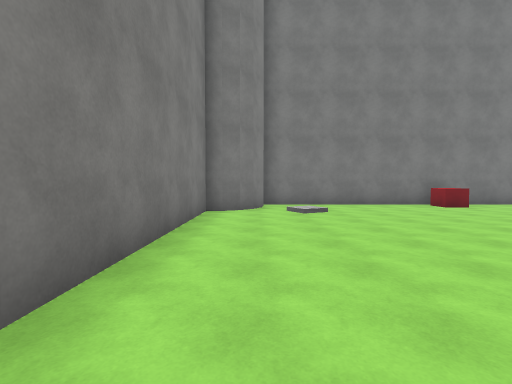
view 1 (above)

16 first-person views from a walk through a Unity game level. The camera is 1.5 m above the floor, tilts 2° down and sees 85° across. The floor is counted in squares, 2 m on a side. Each view is taken from the middle of a square. On the plan, view 1 faces up. The plan holds only what a view shows up to about 10 squares ahead; the rest is blank. Surface patterns are stand-ins for the level's own textures.

view 2
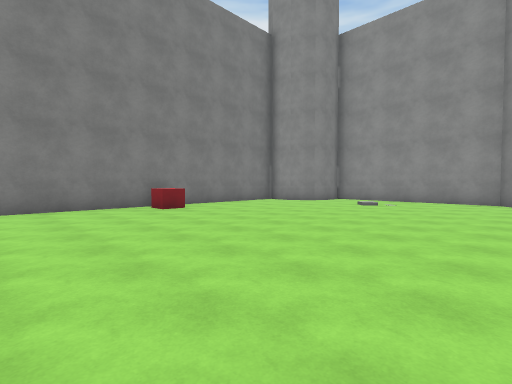

view 3
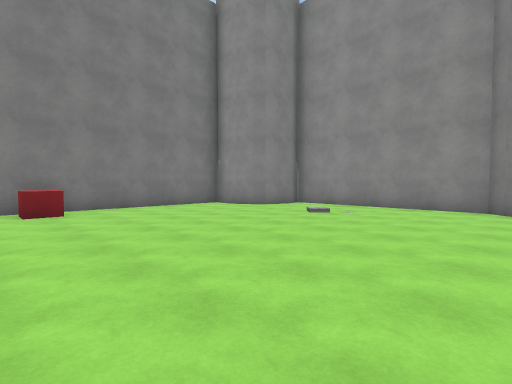

view 4
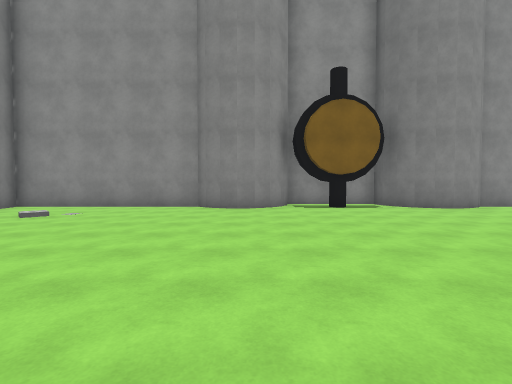

view 5
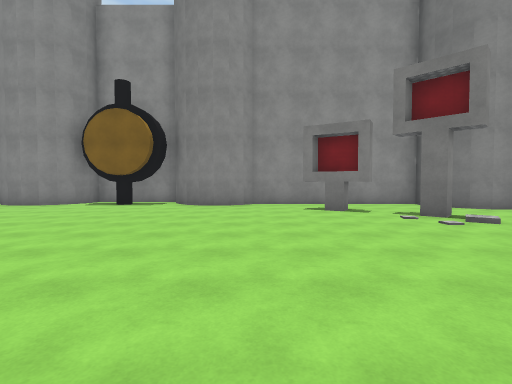

view 6
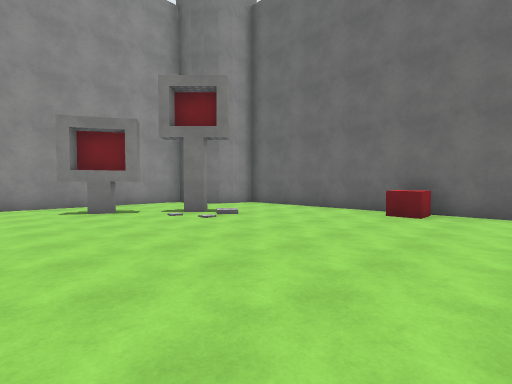

view 7
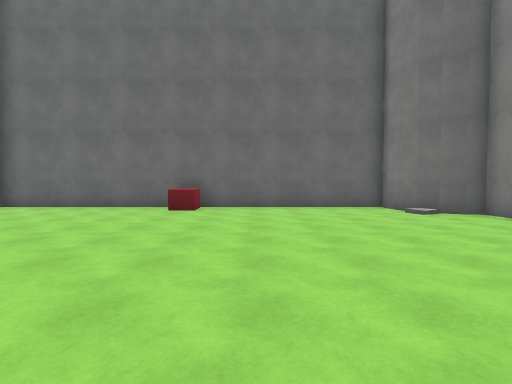

view 8
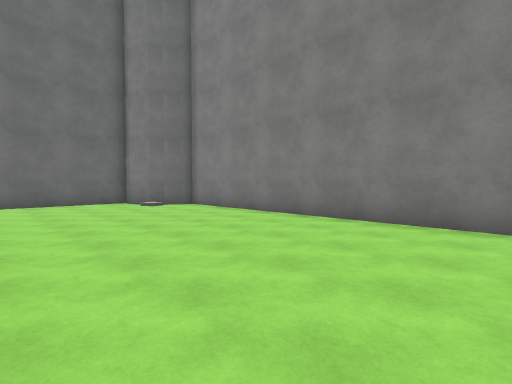

view 9
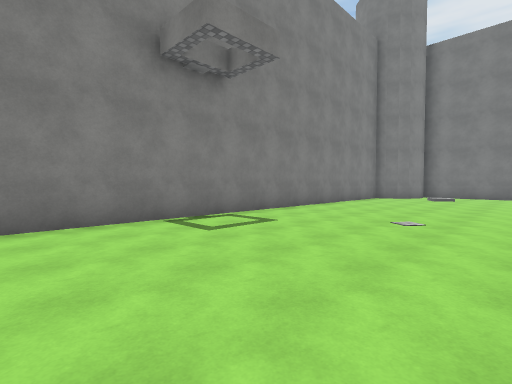

view 10
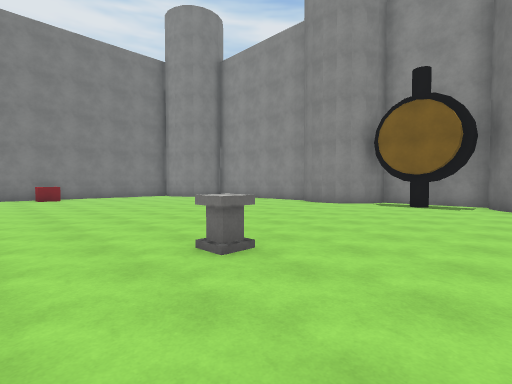

view 11
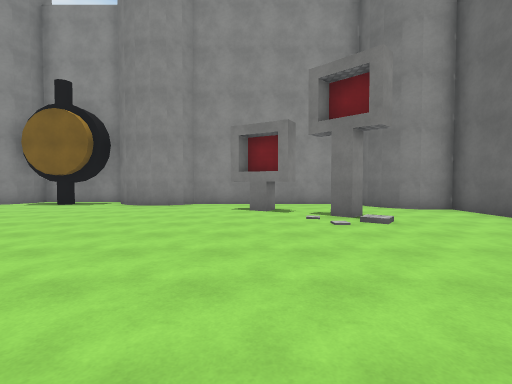

view 12
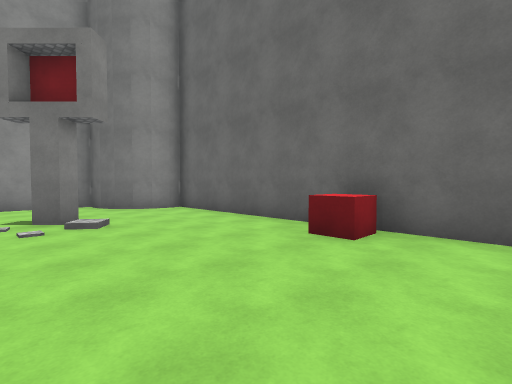

view 13
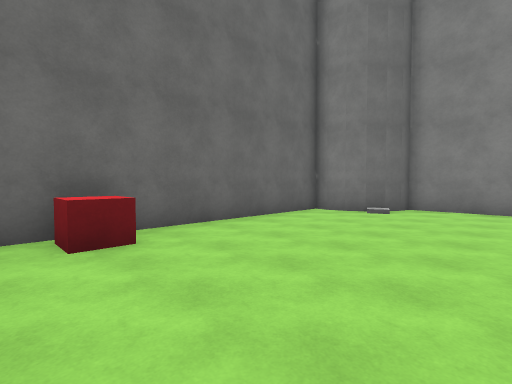

view 14
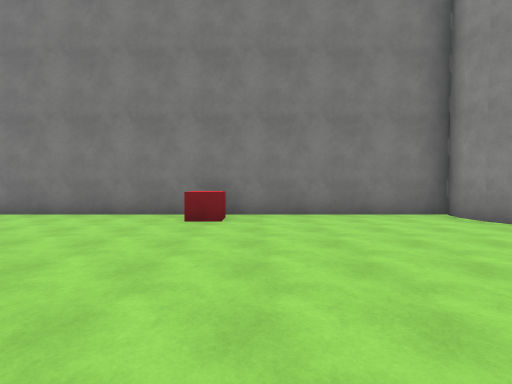

view 15
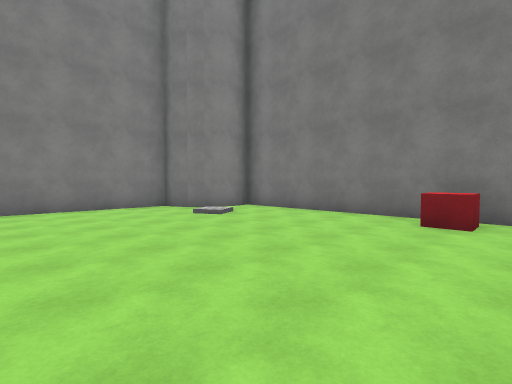

view 16
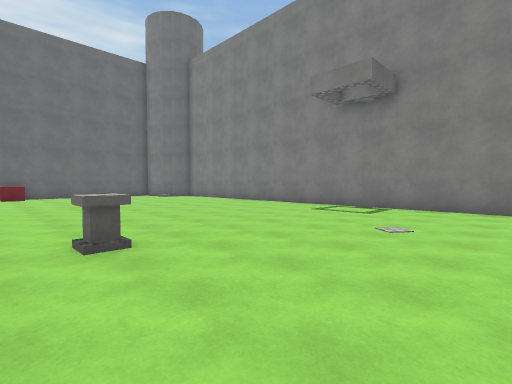

### Floor plan
Points are (right, up) in squares from view 1. A wall is a line through its corners. A room is listed if a view was taken in it or the views show most of it. See-through windows are left out.
Room 1 (views 1, 2, 3, 4, 5, 6, 7, 8, 9, 10, 11, 12, 13, 14, 15, 16)
walls: (13, 0.5) (13.1, 1.1); (13, -5.6) (13, -5.2); (14.1, -1) (13.6, -0.8) (13.3, -0.4) (13, 0) (12.9, 0.8) (13.3, 1.5) (13.6, 1.8) (13.6, 7.3) (12.9, 7.2) (12.4, 7.3) (12, 7.5) (11.6, 7.9) (11.4, 8.3) (11.3, 8.8) (11.4, 9.5) (0.1, 9.5) (0.2, 8.8) (0.2, 8.3) (-0.1, 7.9) (-0.4, 7.5) (-0.9, 7.3) (-1.3, 7.2) (-1.3, -12.4) (-0.9, -12.5) (-0.4, -12.7) (-0.1, -13.1) (0.2, -13.5) (0.2, -14) (0.2, -14.4) (11.7, -14.4) (11.6, -14.1) (11.7, -13.5) (11.9, -13.1) (12.3, -12.7) (12.7, -12.5) (13.2, -12.4) (13.6, -12.5) (13.6, -6.9) (13.3, -6.6) (13, -6.2) (12.9, -5.4) (13.3, -4.7) (13.6, -4.4) (14.1, -4.1) (14.6, -4) (14.6, -1); (11.3, -10) (10.9, -9.8) (11.2, -9.2); (10.3, -11.5) (9.9, -11) (10.3, -10.6)
objects: other object (6, -14); other object (6, 9); other object (12, -9); other object (14, -3); other object (14, -2)

Where each view was taken, in squares from view 1:
view 1: 0 up, 0 right, facing up
view 2: 1 up, 2 right, facing up-right
view 3: 1 up, 5 right, facing up-right
view 4: 0 up, 5 right, facing right
view 5: 7 down, 4 right, facing right
view 6: 7 down, 4 right, facing down-right
view 7: 6 down, 4 right, facing down
view 8: 4 down, 4 right, facing down-left
view 9: 6 down, 4 right, facing up-left
view 10: 5 down, 4 right, facing up-right
view 11: 9 down, 4 right, facing right
view 12: 10 down, 4 right, facing down-right
view 13: 10 down, 7 right, facing down-left
view 14: 3 up, 7 right, facing up
view 15: 3 up, 7 right, facing up-left
view 16: 1 up, 7 right, facing down-left
